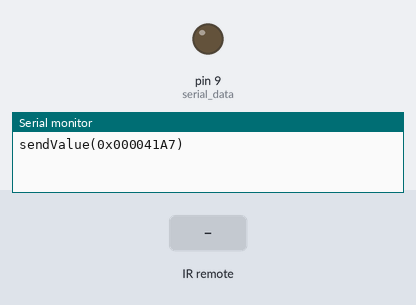
Bench run of a sketch on a simulated Arduino Uno, built with avr-gcc and run on an emulated ATmega328P. On the bench: output pins drawn as LEDs (lit = HIGH), the last lines printed to the serial monitor. Inputs (shaded band) come from the test bench. Random numbers use the default seed unless the sketch sets one; pins used as bus, display or sensor lines are not drawn.

Above: at 1.2 s.
1.3 s: infrared code 0xFFFFFFFF received
At 3.75 s:
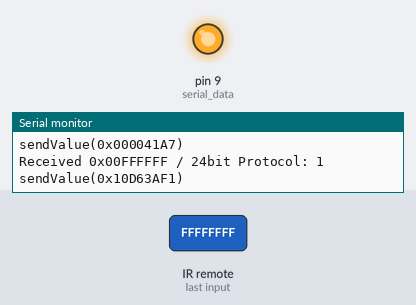
Timing chart, 0 to 5.4 s (numbered marks = the images above; inputs shaded):
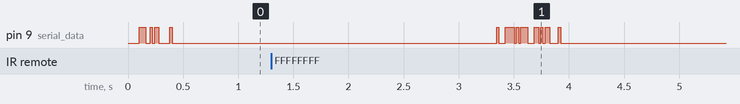

The sketch:

Receive.ino
```cpp
#include <RCSwitch.h>

RCSwitch mySwitch = RCSwitch();
char temp[9];
static const char sizeOfULong = 8 * sizeof(unsigned long);

void sendBit(bool bit)
{
  digitalWrite(9, bit);
  delay(10);
  digitalWrite(8, HIGH);
  delay(10);
  digitalWrite(8, LOW);
}

void sendValue(unsigned long value)
{
  Serial.print("sendValue(0x");
  sprintf(temp, "%08lX", value);
  Serial.print(temp);
  Serial.println(")");
  for (int b = 0;b<sizeOfULong;++b) {
    sendBit(value & 0x00000001);
    value >>= 1;
  }
}

void setup()
{
  Serial.begin(9600);
  mySwitch.enableReceive(0);

  pinMode(8, OUTPUT); // serial clock
  pinMode(9, OUTPUT); // serial data
}

void loop()
{
  static unsigned long oldValue = 0;
  static unsigned long nextTime = 0;

  if (mySwitch.available()) {

    unsigned long value = mySwitch.getReceivedValue();

    if (value == 0) {
      Serial.print("Unknown encoding");
    } else {

      if (value!=oldValue) {
        oldValue = value;
        nextTime = millis() + 2000;
      }

      Serial.print("Received 0x");
      sprintf(temp, "%08lX", mySwitch.getReceivedValue());
      Serial.print(temp);
      Serial.print(" / ");
      Serial.print( mySwitch.getReceivedBitlength() );
      Serial.print("bit ");
      Serial.print("Protocol: ");
      Serial.println( mySwitch.getReceivedProtocol() );
    }

    mySwitch.resetAvailable();
  }

  if (millis()>nextTime) {
    nextTime = 0xFFFFFFFF;
    oldValue = 0;
    sendValue(random());
  }

  delay(100);
}
```
